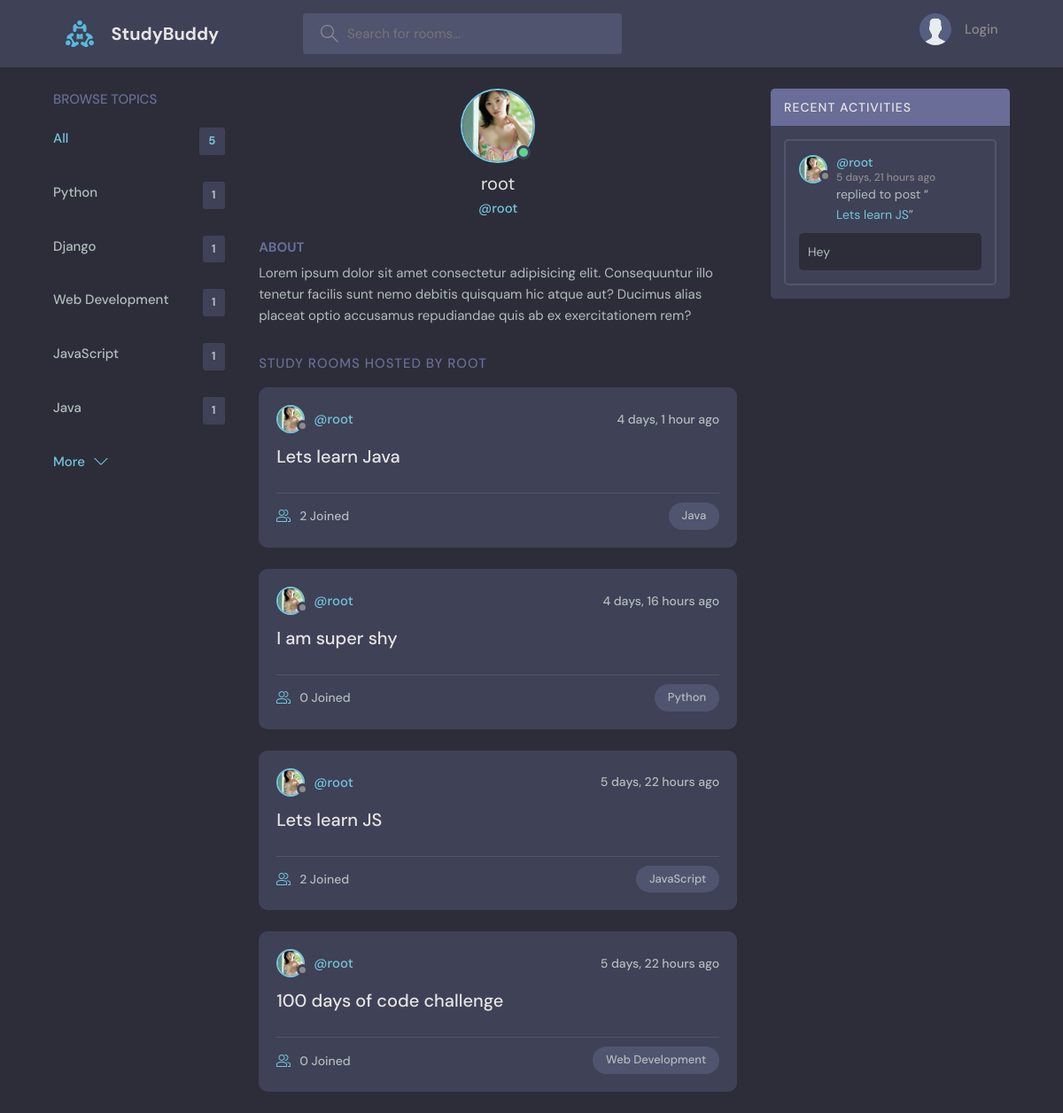
The app's page /profile/1 with its own data.
### base/models.py (models this page shows, shortened)
class Topic(models.Model):
    name=models.CharField(max_length=200)

class UserProfile(models.Model):
    user   = models.OneToOneField(User,on_delete=models.CASCADE,null=True,blank=True)
    avatar = models.ImageField()

class Room(models.Model):
    host=models.ForeignKey(User,on_delete=models.SET_NULL,null=True)
    topic=models.ForeignKey(Topic,on_delete=models.SET_NULL,null=True)
    name=models.CharField(max_length=200)
    description=models.TextField(null=True,blank=True)
    updated=models.DateTimeField(auto_now=True)
    created=models.DateTimeField(auto_now_add=True)
    participants=models.ManyToManyField(User,related_name='participants',blank=True)
    class Meta:
        ordering=['-updated','-created']
    def __str__(self):
        return self.name

class Message(models.Model):
    user=models.ForeignKey(User,on_delete=models.CASCADE)
    room=models.ForeignKey(Room,on_delete=models.CASCADE)
    body=models.TextField()
    updated=models.DateTimeField(auto_now=True)
    created=models.DateTimeField(auto_now_add=True)
    class Meta:
        ordering=['-updated','-created']

### base/views.py (the view)
# urls.py: path('profile/<str:pk>',views.userProfile,name="user-profile"),
def userProfile(request,pk):
    user=User.objects.get(id=pk)
    rooms=user.room_set.all()
    room_messages=user.message_set.all()
    topics=Topic.objects.all()
    context={"user":user,"rooms":rooms,"room_messages":room_messages,"topics":topics}
    return render(request,'base/profile.html',context)

### base/templates/base/profile.html (shortened to what this page needs)
{%extends 'main.html'%}
{%block content%}
  <main class="profile-page layout layout--3">
    <div class="container">
      {% include 'base/topics_component.html'%}
      <div class="roomList">
        <div class="profile">
          <div class="profile__avatar">
            <div class="avatar avatar--large active">
              <img src="{{user.userprofile.avatar.url}}" />
            </div>
          </div>
          <div class="profile__info">
            <h3>{{user.username}}</h3>
            <p>@{{user.username}}</p>
          </div>
          <div class="profile__about">
            <h3>About</h3>
            <p>
              Lorem ipsum dolor sit amet consectetur adipisicing elit. Consequuntur illo tenetur
              facilis sunt nemo debitis quisquam hic atque aut? Ducimus alias placeat optio
              accusamus repudiandae quis ab ex exercitationem rem?
            </p>
          </div>
        </div>
        <div class="roomList__header">
          <div>
            <h2>Study Rooms Hosted by {{user.username}}</a>
            </h2>
          </div>
        </div>
        {% include 'base/feed_component.html'%}
      </div>
      {% include 'base/activity_component.html'%}
    </div>
  </main>
  {%endblock%}

### templates/main.html (shortened to what this page needs)
<!DOCTYPE html>
{%load static%}
<html lang="en">
  <head>
    <link rel="stylesheet" href="{% static 'styles/style.css'%}" />
  </head>
  <body>
    {% include 'navbar.html' %}
    {% block content %}
    {% endblock %}
  </body>
</html>

### templates/navbar.html (shortened to what this page needs)
{% load static%}
<header class="header header--loggedIn">
    <div class="container">
      <a href="{% url 'home'%}" class="header__logo">
        <img src="{% static 'images/logo.svg'%}" />
        <h1>StudyBuddy</h1>
      </a>
      <form class="header__search" method="GET" action="{%url 'home'%}">
        <label>
          <input name="q" placeholder="Search for rooms..." />
        </label>
      </form>
      <nav class="header__menu">
        {% if request.user.is_authenticated %}
        <div class="header__user">
          <a href="{% url 'user-profile' request.user.id%}">
            <div class="avatar avatar--medium active">
              <img src="{{request.user.userprofile.avatar.url}}" />
            </div>
            <p>{{request.user.username}} <span>@{{request.user.username}}</span></p>
          </a>
          <button class="dropdown-button">
            <svg version="1.1" xmlns="http://www.w3.org/2000/svg" width="32" height="32" viewBox="0 0 32 32">
              <title>chevron-down</title>
              <path d="M16 21l-13-13h-3l16 16 16-16h-3l-13 13z"></path>
            </svg>
          </button>
        </div>
        {%else %}
        <a href="{%url 'login'%}">
          <img src="{% static 'images/avatar.svg'%}" />
          <p>Login</p>
        </a>
        {%endif%}
      </nav>
    </div>
  </header>

### base/templates/base/topics_component.html
<div class="topics">
    <div class="topics__header">
      <h2>Browse Topics</h2>
    </div>
    <ul class="topics__list">
      <li>
        <a href="{%url 'home'%}" class="active">All <span>{{topics.count}}</span></a>
      </li>
      {%for topic in topics%}
      <li>
        <a href="{%url 'home'%}?q={{topic.name}}">{{topic.name}} <span>{{topic.room_set.all.count}}</span></a>
      </li>
      {%endfor%}
    </ul>
    <a class="btn btn--link" href="{%url 'topics'%}">
      More
      <svg version="1.1" xmlns="http://www.w3.org/2000/svg" width="32" height="32" viewBox="0 0 32 32">
        <title>chevron-down</title>
        <path d="M16 21l-13-13h-3l16 16 16-16h-3l-13 13z"></path>
      </svg>
    </a>
  </div>

### base/templates/base/feed_component.html (shortened to what this page needs)
{% for room in rooms %}
<div class="roomListRoom">
    <div class="roomListRoom__header">
      <a href="{% url 'user-profile' room.host.id %}" class="roomListRoom__author">
        <div class="avatar avatar--small">
          <img src="{{room.host.userprofile.avatar.url}}" />
        </div>
        <span>@{{room.host.username}}</span>
      </a>
      <div class="roomListRoom__actions">
        <span>{{room.created|timesince}} ago</span>
      </div>
    </div>
    <div class="roomListRoom__content">
      <a href="{% url 'room' room.id %}">{{room.name}}</a>
    </div>
    <div class="roomListRoom__meta">
      <a href="{% url 'room' room.id %}" class="roomListRoom__joined">
        {{room.participants.all.count}} Joined
      </a>
      <p class="roomListRoom__topic">{{room.topic.name}}</p>
    </div>
  </div>
  {% endfor %}

### base/templates/base/activity_component.html (shortened to what this page needs)
<div class="activities">
        <div class="activities__header">
          <h2>Recent Activities</h2>
        </div>
        {% for message in room_messages%}
        <div class="activities__box">
          <div class="activities__boxHeader roomListRoom__header">
            <a href="{%url 'user-profile' message.user.id%}" class="roomListRoom__author">
              <div class="avatar avatar--small">
                <img src="{{message.user.userprofile.avatar.url}}" />
              </div>
              <p>
                @{{message.user}}
                <span>{{message.created|timesince}} ago</span>
              </p>
            </a>
          </div>
          <div class="activities__boxContent">
            <p>replied to post “<a href="{% url 'room' message.room.id%}">{{message.room}}</a>”</p>
            <div class="activities__boxRoomContent">
              {{message.body}}
            </div>
          </div>
        </div>
        {%endfor%}
      </div>

### records on screen
Topic: name "Python", room_set.all.count "1"
Topic: name "Django", room_set.all.count "1"
Topic: name "Web Development", room_set.all.count "1"
Topic: name "JavaScript", room_set.all.count "1"
Topic: name "Java", room_set.all.count "1"
Room: host.userprofile.avatar (picture), host.username "root", created "4 days, 1 hour", name "Lets learn Java", participants.all.count "2", topic.name "Java"
Room: host.userprofile.avatar (picture), host.username "root", created "4 days, 16 hours", name "I am super shy", participants.all.count "0", topic.name "Python"
Room: host.userprofile.avatar (picture), host.username "root", created "5 days, 22 hours", name "Lets learn JS", participants.all.count "2", topic.name "JavaScript"
Room: host.userprofile.avatar (picture), host.username "root", created "5 days, 22 hours", name "100 days of code challenge", participants.all.count "0", topic.name "Web Development"
Message: user.userprofile.avatar (picture), user "root", created "5 days, 21 hours", room "Lets learn JS", body "Hey"

### other values on screen
{{ topics.count }} "5"
{{ user.username }} "root"
{{ user.username }} "ROOT"
